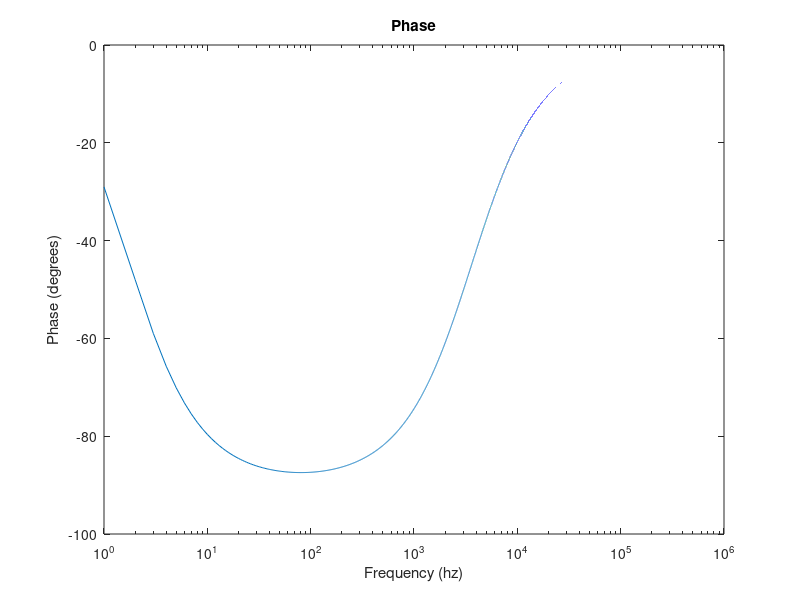

Write MATLAB code to recreate this figure.
%dennis mcilhany bme 552 homework 1

clc; clear all;

rho=150/100;   %tissue resistivity (ohm-m)

a=150*10^-6;              %electrode radius (m)
Relec=5000000;      %parallel electrode resistance
C=25*10^-6*(100)^2*(pi*a^2);         %capacitance (farads/m^2 * m^2)
f=1:1000000;         %frequency (hz)
m=1;                %surface roughness
w=2.*pi.*f;

ZRelec=Relec;
ZC=1./(1i.*w.*m.*C);
Ztis=rho/(4*a);

Zpara=1./((1/ZRelec)+(1./ZC));

Ztot=Zpara+Ztis;

Mag=abs(Ztot);
Phase=angle(Ztot)*180/pi;

semilogx(f,Phase)
title('Phase')
xlabel('Frequency (hz)')
ylabel('Phase (degrees)')




rho2=150/100;   %tissue resistivity (ohm-m)
a2=300*10^-6;              %electrode radius (m)
Relec2=5000000;      %parallel electrode resistance
C2=25*10^-6*(100)^2*(pi*a2^2);         %capacitance (farads/m^2 * m^2)
f2=1:100000;         %frequency (hz)
m2=1;                %surface roughness
w2=2.*pi.*f2;

ZRelec2=Relec2;
ZC2=1./(1i.*w2.*m2.*C2);
Ztis2=rho2/(4*a2);

Zpara2=1./((1/ZRelec2)+(1./ZC2));

Ztot2=Zpara2+Ztis2;

Mag2=abs(Ztot2);
Phase2=angle(Ztot2)*180/pi;
% 
% loglog(f,Mag,f,Mag2)
% title('Magnitude of Impedance')
% xlabel('Frequency (hz)')
% ylabel('Magnitude (Ohms)')
% legend('rho = 100 ohm-cm','rho = 200 ohm-cm','Location','Best')

% 
% rho3=150/100;   %tissue resistivity (ohm-m)
% a3=500*10^-6;              %electrode radius (m)
% Relec3=5000000;      %parallel electrode resistance
% C3=25*10^-6*(100)^2*(pi*a3^2);         %capacitance (farads/m^2 * m^2)
% f3=1:100000;         %frequency (hz)
% m3=1;                %surface roughness
% w3=2.*pi.*f3;
% 
% ZRelec3=Relec3;
% ZC3=1./(1i.*w3.*m3.*C3);
% Ztis3=rho3/(4*a3);
% 
% Zpara3=1./((1/ZRelec3)+(1./ZC3));
% 
% Ztot3=Zpara3+Ztis3;
% 
% Mag3=abs(Ztot3);
% Phase3=angle(Ztot3)*180/pi;
% 
% % 
% % loglog(f,Mag,f,Mag2,f,Mag3)
% % title('Magnitude of Impedance')
% % xlabel('Frequency (hz)')
% % ylabel('Magnitude (Ohms)')
% % legend('a = 100 microns','a = 300 microns','a = 500 microns')
% 
% semilogx(f,Phase,f,Phase2,f,Phase3)
% title('Phase')
% xlabel('Frequency (hz)')
% ylabel('Phase (degrees)')
% legend('a = 100 microns','a = 300 microns','a = 500 microns','Location','Best')
% 
% 
